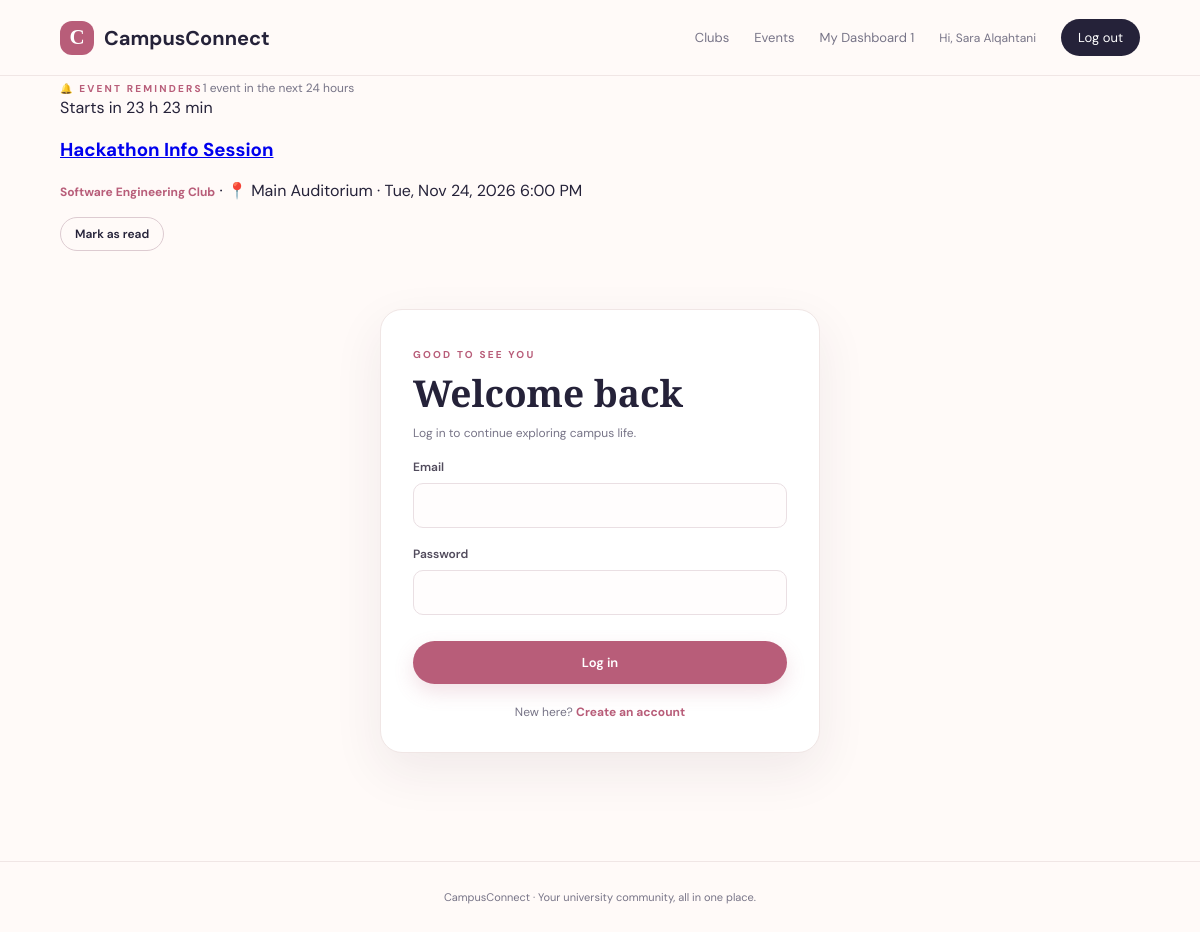
The app's page /login.php (signed in) with its own data.
### tables this page shows
CREATE TABLE IF NOT EXISTS registrations (
 id INT AUTO_INCREMENT PRIMARY KEY,
 user_id INT NOT NULL,
 event_id INT NOT NULL,
 registered_at TIMESTAMP DEFAULT CURRENT_TIMESTAMP,
  
 attendance_status ENUM('Pending','Present','Absent') NOT NULL DEFAULT 'Pending',
  
 reminder_dismissed TINYINT(1) NOT NULL DEFAULT 0,
 UNIQUE KEY unique_registration (user_id, event_id),
 FOREIGN KEY (user_id) REFERENCES users(id) ON DELETE CASCADE,
 FOREIGN KEY (event_id) REFERENCES events(id) ON DELETE CASCADE
);

CREATE TABLE IF NOT EXISTS events (
 id INT AUTO_INCREMENT PRIMARY KEY,
 club_id INT NOT NULL,
 title VARCHAR(180) NOT NULL,
 description TEXT,
 venue VARCHAR(180) NOT NULL,
 event_date DATETIME NOT NULL,
 capacity INT NOT NULL,
 created_at TIMESTAMP DEFAULT CURRENT_TIMESTAMP,
 FOREIGN KEY (club_id) REFERENCES clubs(id) ON DELETE CASCADE,
 INDEX idx_event_date (event_date)
);

CREATE TABLE IF NOT EXISTS clubs (
 id INT AUTO_INCREMENT PRIMARY KEY,
 leader_id INT NOT NULL,
 name VARCHAR(150) NOT NULL,
 category VARCHAR(100) DEFAULT NULL,
 description TEXT,
 created_at TIMESTAMP DEFAULT CURRENT_TIMESTAMP,
 CONSTRAINT fk_club_leader FOREIGN KEY (leader_id) REFERENCES users(id) ON DELETE CASCADE
);

### helpers.php (the view, shortened to what this page needs)
<?php
require_once __DIR__ . '/config.php';
function e($value) { return htmlspecialchars((string)$value, ENT_QUOTES, 'UTF-8'); }
function current_user() { return $_SESSION['user'] ?? null; }
function get_upcoming_reminders($user_id) {
    global $pdo;
    $q = $pdo->prepare('SELECT r.id AS registration_id, e.id AS event_id, e.title, e.venue, e.event_date,
            c.id AS club_id, c.name AS club_name
        FROM registrations r
        JOIN events e ON e.id = r.event_id
        JOIN clubs c ON c.id = e.club_id
        WHERE r.user_id = ?
          AND r.reminder_dismissed = 0
          AND e.event_date > NOW()
          AND e.event_date <= DATE_ADD(NOW(), INTERVAL 24 HOUR)
        ORDER BY e.event_date ASC');
    $q->execute([(int)$user_id]);
    return $q->fetchAll();
}
function time_remaining_label($eventDate) {
    $seconds = strtotime($eventDate) - time();
    $hours = intdiv($seconds, 3600);
    $minutes = intdiv($seconds % 3600, 60);
    return 'Starts in ' . $hours . ' h ' . $minutes . ' min';
}
function current_page_url() {
    $page = basename($_SERVER['SCRIPT_NAME'] ?? 'index.php');
    $query = $_SERVER['QUERY_STRING'] ?? '';
    return $query === '' ? $page : $page . '?' . $query;
}
function render_reminders(array $reminders, $variant = 'banner') {
    $return = $variant === 'dashboard' ? 'student-dashboard.php' : current_page_url();
    echo '<section class="reminders reminders-' . e($variant) . '" id="reminders" aria-label="Event reminders">';
    echo '<div class="reminders-head"><span class="eyebrow">🔔 EVENT REMINDERS</span><span class="muted">'
        . count($reminders) . ' event' . (count($reminders) === 1 ? '' : 's') . ' in the next 24 hours</span></div>';
    foreach ($reminders as $r) {
        echo '<article class="reminder-card">'
            . '<div class="reminder-body">'
            . '<span class="reminder-time">' . e(time_remaining_label($r['event_date'])) . '</span>'
            . '<h3><a href="event.php?id=' . (int)$r['event_id'] . '">' . e($r['title']) . '</a></h3>'
            . '<p><a class="text-link" href="club.php?id=' . (int)$r['club_id'] . '">' . e($r['club_name']) . '</a>'
            . ' · 📍 ' . e($r['venue'])
            . ' · ' . e(date('D, M j, Y g:i A', strtotime($r['event_date']))) . '</p>'
            . '</div>'
            . '<form method="post" action="dismiss-reminder.php">';
        echo '<input type="hidden" name="registration_id" value="' . (int)$r['registration_id'] . '">'
            . '<input type="hidden" name="return" value="' . e($return) . '">'
            . '<button class="btn ghost small">Mark as read</button>'
            . '</form></article>';
    }
    echo '</section>';
}
?>

### assets/style.css (style rules this page uses)
:root { --ink:#252239;--muted:#777487;--pink:#e8a6b5;--pink-dark:#b85d79;--cream:#fffaf8;--line:#f0e6e5;--lav:#f3eff8;--white:#fff;--shadow:0 18px 50px rgba(68,43,65,.08) }
* { box-sizing:border-box }
body { margin:0;background:var(--cream);color:var(--ink);font-family:'DM Sans',sans-serif }
.eyebrow { font-size:10px;letter-spacing:2.2px;color:var(--pink-dark);font-weight:700 }
.btn { border:0;display:inline-flex;align-items:center;justify-content:center;padding:13px 22px;border-radius:28px;text-decoration:none;font:600 13px 'DM Sans';cursor:pointer;transition:.2s }
.btn.ghost { border:1px solid #ddcbd1;color:var(--ink);background:transparent }
.stats span,.muted { color:var(--muted);font-size:12px }
.text-link { font-size:12px;color:var(--pink-dark);text-decoration:none;font-weight:700 }
.btn.small { padding:8px 14px;font-size:12px }

### records on screen
registrations: event.event_date "Starts in 23 h 23 min", event.title "Hackathon Info Session", clubs.name "Software Engineering Club", event.venue "Main Auditorium", event.event_date "Tue, Nov 24, 2026 6:00 PM"

### other values on screen
count($headerReminders) "1"
current_user()['name'] "Sara Alqahtani"
count($reminders) "1"
